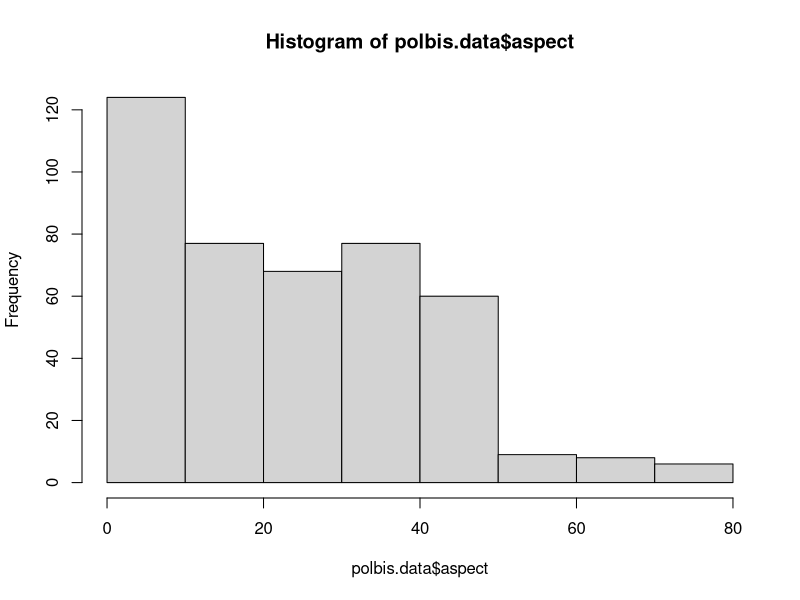
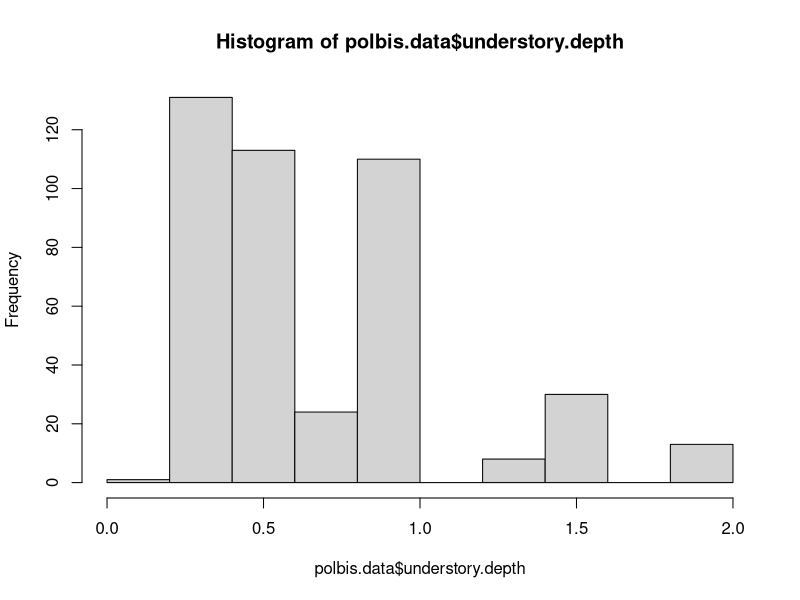
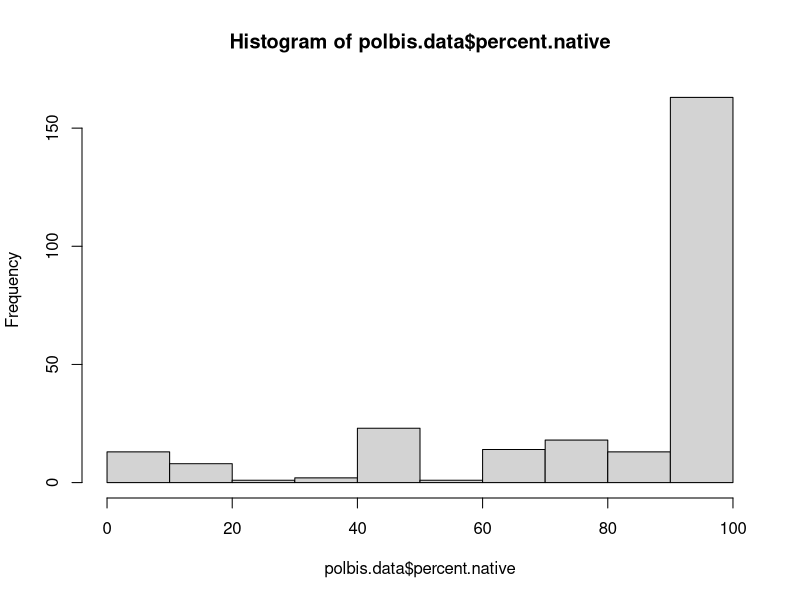
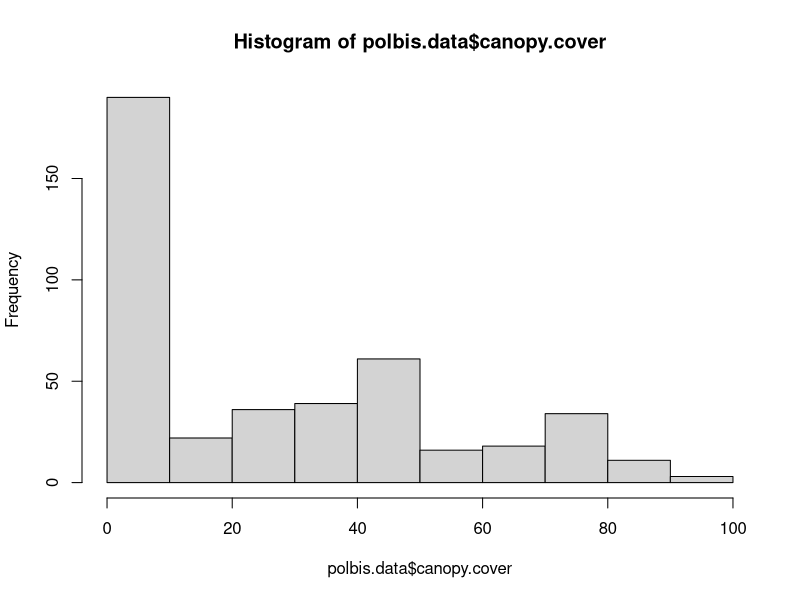
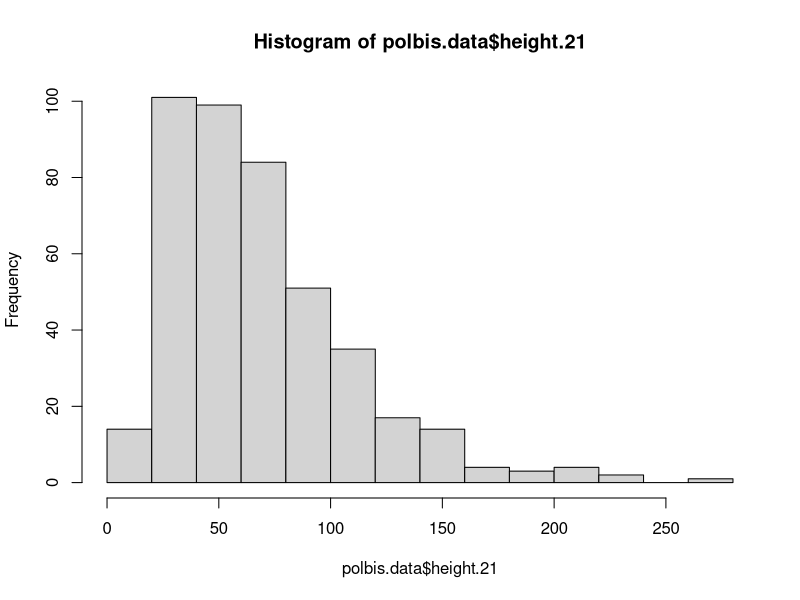
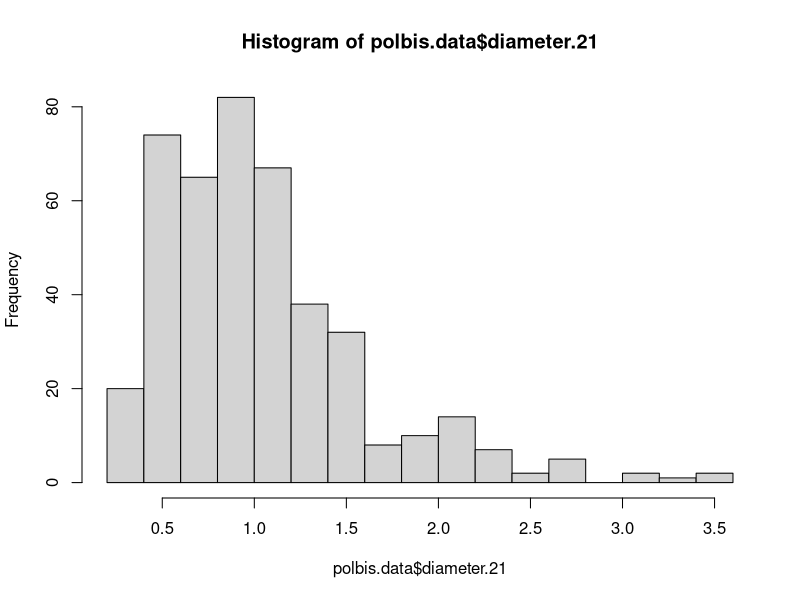

Generate these figures, in order, with R: (Note: this script raises an error after producing the figures.)
#important! add your repo path here so r knows where are the repo files!
repo_path1="D:/projects/2021_ntbg/polbis_analysis/"
repo_path2="~/Desktop/Polysicas Kauai 2022/polbis.analysis/" #JULIA, place your repo directory here 
repo_path3=NA #JORDAN, place your repo directory here 
REPO_dirs=c(repo_path1, repo_path2, repo_path3) 
repo_dir=REPO_dirs[min(which(dir.exists(REPO_dirs)))] 
setwd(repo_dir)

#Bring in polbis data from github folder 
polbis.data <- read.csv("data/PolBis.Data.Living.22.csv")
polbis.data <- as.data.frame(polbis.data)
polbis.data <- subset(polbis.data[1:430,])
str(polbis.data)

#Histograms of environmental variables
hist(polbis.data$aspect)
hist(polbis.data$understory.depth)
hist(polbis.data$percent.native)
hist(polbis.data$canopy.cover)

#Histograms and summaries of polbis measurements
hist(polbis.data$height.21)
hist(polbis.data$diameter.21, breaks=20)
summary(polbis.data$height.21)
summary(polbis.data$diameter.21)

#2022 heights across sites 
ggplot(data=polbis.data, aes(x=site, y=height.21)) + geom_boxplot() + theme(axis.text.x = element_text(angle = 90))
ggplot(data=polbis.data, aes(x=site, y=diameter.21)) + geom_boxplot() + theme(axis.text.x = element_text(angle = 90))

#Barplot ofliving plant vigor 
table(polbis.data$vigor.21)
ggplot(data=polbis.data, aes(x=vigor.21)) + geom_bar() + theme(axis.text.x = element_text(angle = 90))

#Numbers of living polbis across sites in 2021
table(polbis.data$site)
ggplot(data=polbis.data, aes(x=site)) + geom_bar() + theme(axis.text.x = element_text(angle = 90))

#Numbers and graph of living polbis across founders 
table(polbis.data$founder_georef)
ggplot(data=polbis.data, aes(x=founder_georef)) + geom_bar() + theme(axis.text.x = element_text(angle = 90))

#Scatterplot of heights across canopy cover and understory depth 


